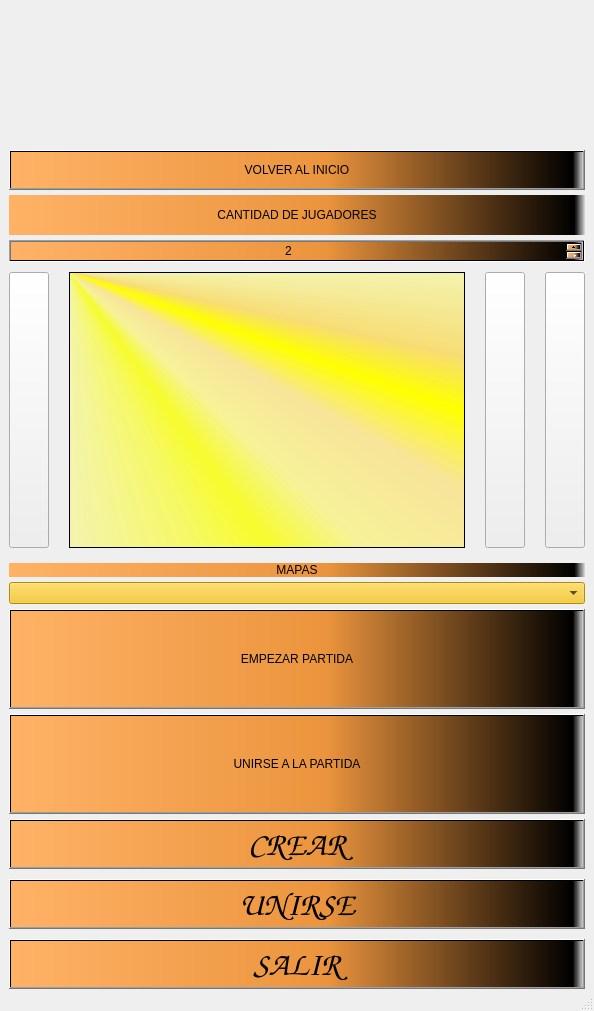
<?xml version="1.0" encoding="UTF-8"?>
<ui version="4.0">
 <class>MainWindow</class>
 <widget class="QMainWindow" name="MainWindow">
  <property name="geometry">
   <rect>
    <x>0</x>
    <y>0</y>
    <width>594</width>
    <height>1011</height>
   </rect>
  </property>
  <property name="windowTitle">
   <string>MainWindow</string>
  </property>
  <property name="layoutDirection">
   <enum>Qt::LeftToRight</enum>
  </property>
  <widget class="QWidget" name="centralwidget">
   <property name="enabled">
    <bool>true</bool>
   </property>
   <property name="sizePolicy">
    <sizepolicy hsizetype="Fixed" vsizetype="Fixed">
     <horstretch>0</horstretch>
     <verstretch>0</verstretch>
    </sizepolicy>
   </property>
   <layout class="QFormLayout" name="formLayout">
    <property name="sizeConstraint">
     <enum>QLayout::SetDefaultConstraint</enum>
    </property>
    <property name="fieldGrowthPolicy">
     <enum>QFormLayout::AllNonFixedFieldsGrow</enum>
    </property>
    <property name="rowWrapPolicy">
     <enum>QFormLayout::DontWrapRows</enum>
    </property>
    <property name="formAlignment">
     <set>Qt::AlignLeading|Qt::AlignLeft|Qt::AlignTop</set>
    </property>
    <property name="horizontalSpacing">
     <number>0</number>
    </property>
    <property name="verticalSpacing">
     <number>5</number>
    </property>
    <property name="topMargin">
     <number>150</number>
    </property>
    <property name="bottomMargin">
     <number>0</number>
    </property>
    <item row="0" column="1">
     <widget class="QPushButton" name="botonInicio">
      <property name="sizePolicy">
       <sizepolicy hsizetype="Preferred" vsizetype="Maximum">
        <horstretch>0</horstretch>
        <verstretch>0</verstretch>
       </sizepolicy>
      </property>
      <property name="minimumSize">
       <size>
        <width>50</width>
        <height>40</height>
       </size>
      </property>
      <property name="cursor">
       <cursorShape>PointingHandCursor</cursorShape>
      </property>
      <property name="styleSheet">
       <string notr="true">background-color: qlineargradient(spread:pad, x1:0, y1:0, x2:1, y2:0, stop:0 rgba(255, 178, 102, 255), stop:0.55 rgba(235, 148, 61, 255), stop:0.98 rgba(0, 0, 0, 255), stop:1 rgba(0, 0, 0, 0));
font: 700 italic 25pt &quot;Z003&quot;;</string>
      </property>
      <property name="text">
       <string>VOLVER AL INICIO</string>
      </property>
     </widget>
    </item>
    <item row="1" column="1">
     <widget class="QLabel" name="labelJugadores">
      <property name="sizePolicy">
       <sizepolicy hsizetype="Minimum" vsizetype="Minimum">
        <horstretch>0</horstretch>
        <verstretch>0</verstretch>
       </sizepolicy>
      </property>
      <property name="minimumSize">
       <size>
        <width>40</width>
        <height>40</height>
       </size>
      </property>
      <property name="styleSheet">
       <string notr="true">background-color: qlineargradient(spread:pad, x1:0, y1:0, x2:1, y2:0, stop:0 rgba(255, 178, 102, 255), stop:0.55 rgba(235, 148, 61, 255), stop:0.98 rgba(0, 0, 0, 255), stop:1 rgba(0, 0, 0, 0));
font: 700 italic 25pt &quot;Z003&quot;;</string>
      </property>
      <property name="text">
       <string>CANTIDAD DE JUGADORES</string>
      </property>
      <property name="alignment">
       <set>Qt::AlignCenter</set>
      </property>
     </widget>
    </item>
    <item row="2" column="1">
     <widget class="QSpinBox" name="cantidadJugadores">
      <property name="cursor">
       <cursorShape>PointingHandCursor</cursorShape>
      </property>
      <property name="layoutDirection">
       <enum>Qt::LeftToRight</enum>
      </property>
      <property name="styleSheet">
       <string notr="true">background-color: qlineargradient(spread:pad, x1:0, y1:0, x2:1, y2:0, stop:0 rgba(255, 178, 102, 255), stop:0.55 rgba(235, 148, 61, 255), stop:0.98 rgba(0, 0, 0, 255), stop:1 rgba(0, 0, 0, 0));
font: 700 italic 25pt &quot;Z003&quot;;</string>
      </property>
      <property name="alignment">
       <set>Qt::AlignCenter</set>
      </property>
      <property name="minimum">
       <number>2</number>
      </property>
      <property name="maximum">
       <number>30</number>
      </property>
     </widget>
    </item>
    <item row="3" column="1">
     <layout class="QHBoxLayout" name="horizontalLayout" stretch="0,0,0,0">
      <property name="spacing">
       <number>20</number>
      </property>
      <property name="sizeConstraint">
       <enum>QLayout::SetMaximumSize</enum>
      </property>
      <property name="topMargin">
       <number>5</number>
      </property>
      <property name="bottomMargin">
       <number>10</number>
      </property>
      <item>
       <widget class="QPushButton" name="botonSpaz">
        <property name="sizePolicy">
         <sizepolicy hsizetype="Minimum" vsizetype="Minimum">
          <horstretch>0</horstretch>
          <verstretch>0</verstretch>
         </sizepolicy>
        </property>
        <property name="minimumSize">
         <size>
          <width>0</width>
          <height>250</height>
         </size>
        </property>
        <property name="cursor">
         <cursorShape>PointingHandCursor</cursorShape>
        </property>
        <property name="styleSheet">
         <string notr="true">border-image: url(:/res/images/Spaz_no_seleccionado.png);
</string>
        </property>
        <property name="text">
         <string/>
        </property>
       </widget>
      </item>
      <item>
       <widget class="QTableWidget" name="listaPartidas">
        <property name="styleSheet">
         <string notr="true">background-color: qconicalgradient(cx:0, cy:0, angle:135, stop:0 rgba(255, 255, 0, 69), stop:0.375 rgba(255, 255, 0, 69), stop:0.423533 rgba(251, 255, 0, 145), stop:0.45 rgba(247, 255, 0, 208), stop:0.477581 rgba(255, 244, 71, 130), stop:0.518717 rgba(255, 218, 71, 130), stop:0.55 rgba(255, 255, 0, 255), stop:0.57754 rgba(255, 203, 0, 130), stop:0.625 rgba(255, 255, 0, 69), stop:1 rgba(255, 255, 0, 69));
font: 700 italic 15pt &quot;Z003&quot;;</string>
        </property>
        <property name="editTriggers">
         <set>QAbstractItemView::NoEditTriggers</set>
        </property>
        <property name="tabKeyNavigation">
         <bool>false</bool>
        </property>
        <property name="showDropIndicator" stdset="0">
         <bool>false</bool>
        </property>
        <property name="selectionMode">
         <enum>QAbstractItemView::SingleSelection</enum>
        </property>
        <property name="selectionBehavior">
         <enum>QAbstractItemView::SelectRows</enum>
        </property>
       </widget>
      </item>
      <item>
       <widget class="QPushButton" name="botonJazz">
        <property name="sizePolicy">
         <sizepolicy hsizetype="Minimum" vsizetype="Minimum">
          <horstretch>0</horstretch>
          <verstretch>0</verstretch>
         </sizepolicy>
        </property>
        <property name="cursor">
         <cursorShape>PointingHandCursor</cursorShape>
        </property>
        <property name="focusPolicy">
         <enum>Qt::StrongFocus</enum>
        </property>
        <property name="styleSheet">
         <string notr="true">border-image: url(:/res/images/Jazz_no_seleccionado.png);

</string>
        </property>
        <property name="text">
         <string/>
        </property>
       </widget>
      </item>
      <item>
       <widget class="QPushButton" name="botonLori">
        <property name="sizePolicy">
         <sizepolicy hsizetype="Minimum" vsizetype="Minimum">
          <horstretch>0</horstretch>
          <verstretch>0</verstretch>
         </sizepolicy>
        </property>
        <property name="cursor">
         <cursorShape>PointingHandCursor</cursorShape>
        </property>
        <property name="styleSheet">
         <string notr="true">border-image: url(:/res/images/Lori_no_seleccionado.png);
</string>
        </property>
        <property name="text">
         <string/>
        </property>
       </widget>
      </item>
     </layout>
    </item>
    <item row="4" column="1">
     <widget class="QLabel" name="labelMapa">
      <property name="styleSheet">
       <string notr="true">background-color: qlineargradient(spread:pad, x1:0, y1:0, x2:1, y2:0, stop:0 rgba(255, 178, 102, 255), stop:0.55 rgba(235, 148, 61, 255), stop:0.98 rgba(0, 0, 0, 255), stop:1 rgba(0, 0, 0, 0));
font: 700 italic 25pt &quot;Z003&quot;;
border-color: rgb(0, 0, 0);</string>
      </property>
      <property name="text">
       <string>MAPAS</string>
      </property>
      <property name="alignment">
       <set>Qt::AlignCenter</set>
      </property>
     </widget>
    </item>
    <item row="5" column="1">
     <widget class="QComboBox" name="seleccionMapas">
      <property name="styleSheet">
       <string notr="true">background-color: rgb(245, 194, 17);
border-color: rgb(0, 0, 0);
font: 700 italic 25pt &quot;Z003&quot;;
border-color: rgb(0, 0, 0);</string>
      </property>
      <property name="currentIndex">
       <number>-1</number>
      </property>
     </widget>
    </item>
    <item row="9" column="1">
     <widget class="QPushButton" name="botonUnirseEmpezar">
      <property name="minimumSize">
       <size>
        <width>50</width>
        <height>100</height>
       </size>
      </property>
      <property name="styleSheet">
       <string notr="true">background-color: qlineargradient(spread:pad, x1:0, y1:0, x2:1, y2:0, stop:0 rgba(255, 178, 102, 255), stop:0.55 rgba(235, 148, 61, 255), stop:0.98 rgba(0, 0, 0, 255), stop:1 rgba(0, 0, 0, 0));
font: 700 italic 25pt &quot;Z003&quot;;</string>
      </property>
      <property name="text">
       <string>UNIRSE A LA PARTIDA</string>
      </property>
     </widget>
    </item>
    <item row="10" column="1">
     <layout class="QVBoxLayout" name="verticalLayout" stretch="0,0,0">
      <property name="spacing">
       <number>10</number>
      </property>
      <property name="bottomMargin">
       <number>0</number>
      </property>
      <item>
       <widget class="QPushButton" name="botonCrear">
        <property name="sizePolicy">
         <sizepolicy hsizetype="Minimum" vsizetype="Fixed">
          <horstretch>0</horstretch>
          <verstretch>0</verstretch>
         </sizepolicy>
        </property>
        <property name="minimumSize">
         <size>
          <width>0</width>
          <height>50</height>
         </size>
        </property>
        <property name="font">
         <font>
          <family>Z003</family>
          <pointsize>25</pointsize>
          <italic>true</italic>
          <bold>true</bold>
         </font>
        </property>
        <property name="cursor">
         <cursorShape>PointingHandCursor</cursorShape>
        </property>
        <property name="styleSheet">
         <string notr="true">background-color: qlineargradient(spread:pad, x1:0, y1:0, x2:1, y2:0, stop:0 rgba(255, 178, 102, 255), stop:0.55 rgba(235, 148, 61, 255), stop:0.98 rgba(0, 0, 0, 255), stop:1 rgba(0, 0, 0, 0));
font: 700 italic 25pt &quot;Z003&quot;;</string>
        </property>
        <property name="text">
         <string>CREAR</string>
        </property>
       </widget>
      </item>
      <item>
       <widget class="QPushButton" name="botonUnirse">
        <property name="sizePolicy">
         <sizepolicy hsizetype="Minimum" vsizetype="Fixed">
          <horstretch>0</horstretch>
          <verstretch>0</verstretch>
         </sizepolicy>
        </property>
        <property name="minimumSize">
         <size>
          <width>0</width>
          <height>50</height>
         </size>
        </property>
        <property name="font">
         <font>
          <family>Z003</family>
          <pointsize>25</pointsize>
          <italic>true</italic>
          <bold>true</bold>
         </font>
        </property>
        <property name="cursor">
         <cursorShape>PointingHandCursor</cursorShape>
        </property>
        <property name="styleSheet">
         <string notr="true">background-color: qlineargradient(spread:pad, x1:0, y1:0, x2:1, y2:0, stop:0 rgba(255, 178, 102, 255), stop:0.55 rgba(235, 148, 61, 255), stop:0.98 rgba(0, 0, 0, 255), stop:1 rgba(0, 0, 0, 0));
font: 700 italic 25pt &quot;Z003&quot;;</string>
        </property>
        <property name="text">
         <string>UNIRSE</string>
        </property>
       </widget>
      </item>
      <item>
       <widget class="QPushButton" name="botonSalir">
        <property name="font">
         <font>
          <family>Z003</family>
          <pointsize>25</pointsize>
          <italic>true</italic>
          <bold>true</bold>
         </font>
        </property>
        <property name="cursor">
         <cursorShape>PointingHandCursor</cursorShape>
        </property>
        <property name="styleSheet">
         <string notr="true">background-color: qlineargradient(spread:pad, x1:0, y1:0, x2:1, y2:0, stop:0 rgba(255, 178, 102, 255), stop:0.55 rgba(235, 148, 61, 255), stop:0.98 rgba(0, 0, 0, 255), stop:1 rgba(0, 0, 0, 0));
font: 700 italic 25pt &quot;Z003&quot;;</string>
        </property>
        <property name="text">
         <string>SALIR</string>
        </property>
       </widget>
      </item>
     </layout>
    </item>
    <item row="6" column="1">
     <widget class="QPushButton" name="botonEmpezar">
      <property name="sizePolicy">
       <sizepolicy hsizetype="Minimum" vsizetype="Minimum">
        <horstretch>0</horstretch>
        <verstretch>0</verstretch>
       </sizepolicy>
      </property>
      <property name="minimumSize">
       <size>
        <width>50</width>
        <height>100</height>
       </size>
      </property>
      <property name="cursor">
       <cursorShape>PointingHandCursor</cursorShape>
      </property>
      <property name="styleSheet">
       <string notr="true">background-color: qlineargradient(spread:pad, x1:0, y1:0, x2:1, y2:0, stop:0 rgba(255, 178, 102, 255), stop:0.55 rgba(235, 148, 61, 255), stop:0.98 rgba(0, 0, 0, 255), stop:1 rgba(0, 0, 0, 0));
font: 700 italic 25pt &quot;Z003&quot;;</string>
      </property>
      <property name="text">
       <string>EMPEZAR PARTIDA</string>
      </property>
     </widget>
    </item>
   </layout>
  </widget>
  <widget class="QStatusBar" name="statusbar"/>
 </widget>
 <resources/>
 <connections/>
</ui>
